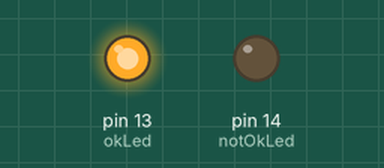
This sketch was run on a simulated Arduino Uno, built with avr-gcc and run on an emulated ATmega328P. Parts: output pins drawn as LEDs (lit = HIGH). What the sketch prints to the serial monitor is not drawn.

Above: at 5.2 s.
Timing chart, 0 to 14.4 s (numbered marks = the images above):
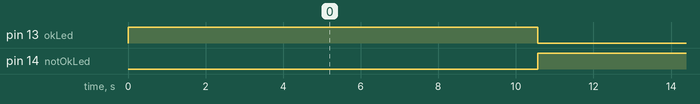

The sketch:

bike_manager.ino
```cpp
#include <EEPROM.h>

#define EEPROM_time 0
#define EEPROM_bike 2
#define EEPROM_list 10
#define tamanho_bike 4

// Preparação
int openedTime = 500;

typedef struct {
  int id = 0;
  bool isOn = 0;
  bool isConnected = 0;
  bool isOpened = 0;

} Bike;

byte serialNumber[4] = {0x01, 0x02, 0x03, 0x04};


int okLed = 13;
int notOkLed = 14;

Bike bikeList[8];
unsigned int remainingTime = 0;
unsigned int bikeNumber = 0;


// Programa principal
void setup() {
  Serial.begin (9600);

  // set status led
  setupStatusLed();
  //getting persisted info
  //remainingTime = readTimeRemaining();
  //bikeNumber = readBikeNumber();
  //readBikeList(bikeNumber);

}

void loop() {
  //verify TCP comunication
  //verify Wire connection
  //remaining time manager
  char Token[10] = { 'a', 'b', 'c', 'd', 'e', 'f', 'g', 'h', 'i', 'j'};
  loadTime(Token);
  delay(10000);
  delay(10);
  everythingIsOk();
  delay(500);
  weHaveProblem();
  delay(500);
}


/*
 * funções de status de led
 */
void setupStatusLed(void) {
  pinMode(okLed, OUTPUT);
  pinMode(notOkLed, OUTPUT);
  everythingIsOk();
}

void everythingIsOk(void) {
  digitalWrite(okLed, HIGH);
  digitalWrite(notOkLed, LOW);
}

void weHaveProblem(void) {
  digitalWrite(okLed, LOW);
  digitalWrite(notOkLed, HIGH);
}

// funções de comunicação TCP


// funcoes de comunicação i2c


// gerenciamento de tempo
void loadTime(char* token) {
  int key = int(token[0]);//a     0a 1b 2c 3d 4e 5f 6g 7h 8i 9j

  byte serialNumberRaw[4] = {byte(token[1]), byte(token[3]), byte(token[6]), byte(token[8])};//bdgi
  byte timeToLoad[4] = {byte(token[2]), byte(token[4]), byte(token[5]), byte(token[9])}; //cefj
  //long int serialN = long int(serialNumber);
  long int primeiroInt = int(serialNumberRaw[0]) + 256*int(serialNumberRaw[1]) + 65536*int(serialNumberRaw[2]) + 16777216*(serialNumberRaw[3]);
  Serial.print("Token: ");
  Serial.println(token);
  Serial.print("Key: ");
  Serial.println(key);
  Serial.print("Serial number Raw: ");
  Serial.println(int(serialNumberRaw));
  Serial.print("Time to load: ");
  Serial.println(int(timeToLoad));
  Serial.print("Teste: ");
  Serial.println(primeiroInt);
  Serial.print("Tamanho do int: ");
  Serial.println(sizeof(long int));

}

int getTimeRemainig(void) {
  return readTimeRemaining();
}

/*
* gerenciamento de bicicletas
*/

void addBike (Bike* bikeList, Bike bike, int numberBike) {
    bikeList[numberBike] = bike;
    numberBike++;
}


void removeBike(Bike *bikeList, int numberBike, int id) {
  bool success = false;
  for (int i = 0; i < numberBike; i++) {
    if (bikeList[i].id == id) {
      for (int j = i; j < numberBike-1; j++) {
        bikeList[j] = bikeList[j+1];
      }
      numberBike--;
      success = true;
    }
  }
  if (!success) {
    weHaveProblem();
    Serial.print("Nao foi possivel deletar bike id: ");
    Serial.println(id);
  }
}

Bike* getBike(Bike* bikeList, int id, int numberBike) {
  bool success = false;
  for (int i = 0; i < numberBike; i++) {
    if (bikeList[i].id == id) {
      return &bikeList[i];
      success = true;
    }
  }
  if (!success) {
    weHaveProblem();
    Serial.print("Nao foi possivel achar bike id: ");
    Serial.println(id);
  }
  return NULL;
}

/*
 * funcoes de persistência
 */

int readTimeRemaining(void) {
  int value = EEPROM.read(EEPROM_time);
  return value;
}

void writeTimeRemaining(int time) {
  EEPROM.write(EEPROM_time, time);
}


int readBikeNumber(void) {
  int value = EEPROM.read(EEPROM_bike);
  return value;
}

void writeBikeNumber(int bike) {
  EEPROM.write(EEPROM_bike, bike);
}

void readBikeList(Bike* bikeList, int bikeNumber) {
  for (int i = 0; i < bikeNumber; i++)
  {
     readBike(&bikeList[i],i);
  }
}

void writeBikeList(Bike* bikeList, int numberBike) {
  for (int i = 0; i < bikeNumber; i++)
  {
     writeBike(&bikeList[i],i);
  }
}

void readBike(Bike* bike, int pos) {
  bike->id = EEPROM.read(EEPROM_list + pos*tamanho_bike);
  bike->isOn = EEPROM.read(EEPROM_list + pos*tamanho_bike + 1);
  bike->isConnected = EEPROM.read(EEPROM_list + pos*tamanho_bike + 2);
  bike->isOpened = EEPROM.read(EEPROM_list + pos*tamanho_bike + 3);
}

void writeBike(Bike* bike, int pos) {
  EEPROM.write(EEPROM_list + pos*tamanho_bike, bike->id);
  EEPROM.write(EEPROM_list + pos*tamanho_bike + 1,  int(bike->isOn));
  EEPROM.write(EEPROM_list + pos*tamanho_bike + 2, int(bike->isConnected));
  EEPROM.write(EEPROM_list + pos*tamanho_bike + 3, int(bike->isOpened));
}
```

Measured:
- by itself, pin 13 (okLed): alternates HIGH for 0.50 s and LOW for 10.6 s
- by itself, pin 14 (notOkLed): alternates HIGH for 10.6 s and LOW for 0.50 s
